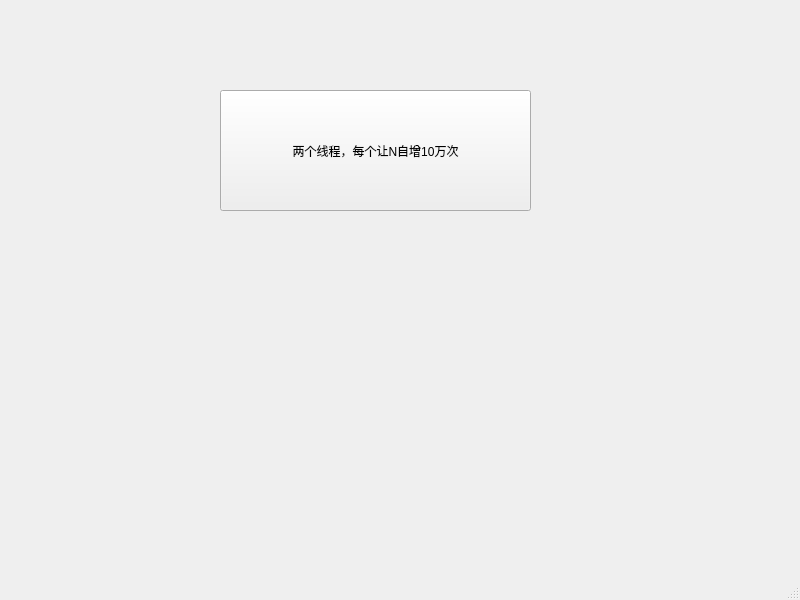
<?xml version="1.0" encoding="UTF-8"?>
<ui version="4.0">
 <class>MainWindow</class>
 <widget class="QMainWindow" name="MainWindow">
  <property name="geometry">
   <rect>
    <x>0</x>
    <y>0</y>
    <width>800</width>
    <height>600</height>
   </rect>
  </property>
  <property name="windowTitle">
   <string>MainWindow</string>
  </property>
  <widget class="QWidget" name="centralwidget">
   <widget class="QPushButton" name="pushButton">
    <property name="geometry">
     <rect>
      <x>220</x>
      <y>90</y>
      <width>311</width>
      <height>121</height>
     </rect>
    </property>
    <property name="text">
     <string>两个线程，每个让N自增10万次</string>
    </property>
   </widget>
  </widget>
  <widget class="QMenuBar" name="menubar">
   <property name="geometry">
    <rect>
     <x>0</x>
     <y>0</y>
     <width>800</width>
     <height>26</height>
    </rect>
   </property>
  </widget>
  <widget class="QStatusBar" name="statusbar"/>
 </widget>
 <resources/>
 <connections/>
</ui>
